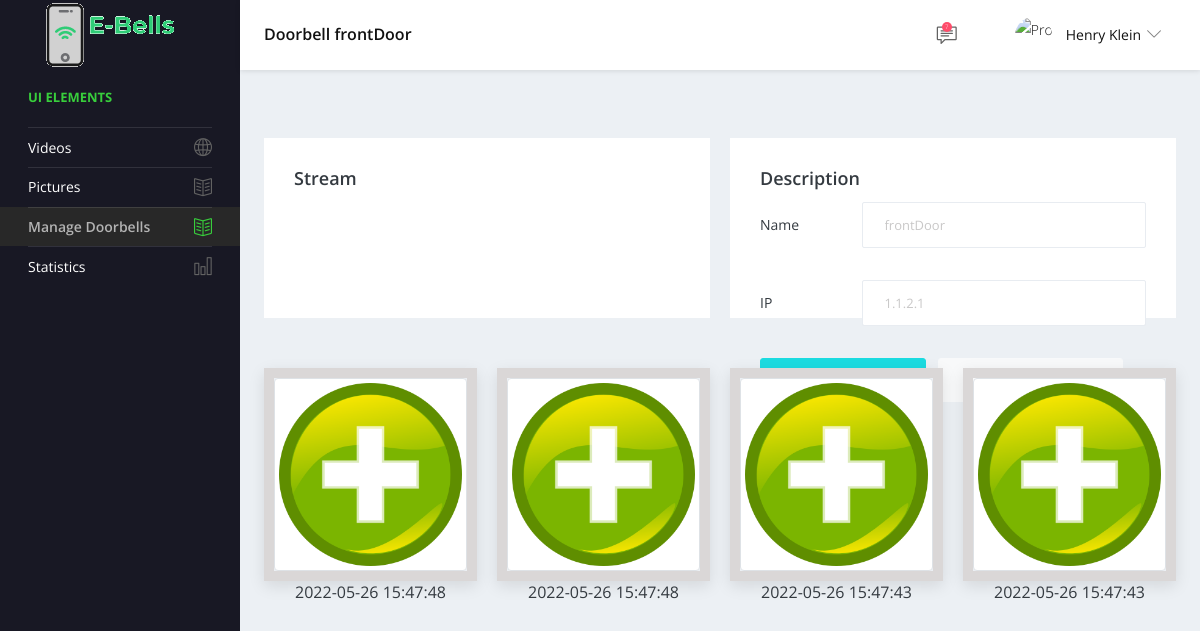
The app's page /doorbell/3 (signed in) with its own data.
### tables this page shows
CREATE TABLE DOORBELL
            (ID     INTAGER     PRIMARY KEY,
            IP    TEXT        NOT NULL,
            NAME    TEXT    NOT NULL,
            USER_ID    INTAGER    NOT NULL,
            FOREIGN KEY(USER_ID) REFERENCES USER(ID)
            );

CREATE TABLE PICTURE
            (ID     INTAGER     PRIMARY KEY,
            DATA    TEXT        NOT NULL,        
            DOORBELL_ID    INTAGER    NOT NULL,
            DATE    TEXT    NOT NULL,
            FOREIGN KEY(DOORBELL_ID) REFERENCES DOORBELL(ID)
            );

### WebServer.py (the view)
@app.route('/doorbell/<id>')
def doorbell(id):
    if "user" in session:
        conn = sqlite3.connect('static/proj.db')
        c = conn.cursor()
        c.execute("SELECT PICTURE.DATA, PICTURE.DATE, DOORBELL.NAME, DOORBELL.IP FROM PICTURE JOIN DOORBELL ON DOORBELL.ID = PICTURE.DOORBELL_ID  WHERE DOORBELL.ID LIKE ? ORDER BY DATE desc", (id,))
        pics = c.fetchall()
        data = []
        dates = []
        for img in pics:
            data.append(img[0])
            dates.append(img[1].split(".")[0]) #split to remove miliseconds
        c.close()
        conn.close()
        return render_template('doorbell.html', imgs = data, dates = dates, name = pics[0][2], ip = pics[0][3])
    return redirect(url_for("login"))

### templates/doorbell.html (shortened to what this page needs)
<!DOCTYPE html>
<html lang="en">
<head>
<link rel="stylesheet" href="https://maxcdn.bootstrapcdn.com/bootstrap/4.0.0/css/bootstrap.min.css">
    <link rel="stylesheet" href="../static/vendors/simple-line-icons/css/simple-line-icons.css">
    <link rel="stylesheet" href="../static/vendors/flag-icon-css/css/flag-icon.min.css">
    <link rel="stylesheet" href="../static/vendors/css/vendor.bundle.base.css">
    <link rel="stylesheet" href="../static/css/custom.css">
    <link rel="stylesheet" href="../static/css/style.css" />
  </head>
  <body>
    <div class="container-scroller">
      <nav class="navbar default-layout-navbar col-lg-12 col-12 p-0 fixed-top d-flex flex-row">
        <div class="navbar-brand-wrapper d-flex align-items-center">
            <a class="brand-logo" href= "{{ url_for('dashboard') }}">
              <img src="../static/logo.png" alt="logo" class="logo-dark"/>
          </a>
        </div>
        <div class="navbar-menu-wrapper d-flex align-items-center flex-grow-1">
          <h5 class="mb-0 font-weight-medium d-none d-lg-flex">Doorbell {{ name }}</h5>
          <ul class="navbar-nav navbar-nav-right ml-auto">
            <li class="nav-item dropdown">
              <a class="nav-link count-indicator message-dropdown" id="messageDropdown" href="#" data-toggle="dropdown" aria-expanded="false">
                <i class="icon-speech"></i>
                <span class="count">7</span>
              </a>
            </li>
            <li class="nav-item dropdown d-none d-xl-inline-flex user-dropdown">
              <a class="nav-link dropdown-toggle" id="UserDropdown" href="#" data-toggle="dropdown" aria-expanded="false">
                <img class="img-xs rounded-circle ml-2" src="../static/images/faces/face8.jpg" alt="Profile image"> <span class="font-weight-normal"> Henry Klein </span></a>
            </li>
          </ul>
        </div>
      </nav>
      <div class="container-fluid page-body-wrapper">
        <nav class="sidebar sidebar-offcanvas" id="sidebar">
          <ul class="nav">
            <li class="nav-item nav-category"><span class="nav-link">UI Elements</span></li>
            <li class="nav-item">
              <a class="nav-link" href="{{ url_for('video') }}">
                <span class="menu-title">Videos</span>
                <i class="icon-globe menu-icon"></i>
              </a>
          </li>
            <li class="nav-item">
              <a class="nav-link" href="{{ url_for('image') }}">
                <span class="menu-title">Pictures</span>
                <i class="icon-book-open menu-icon"></i>
              </a>
            </li>
            <li class="nav-item active">
              <a class="nav-link" data-toggle="collapse" href="#ui-basic" aria-expanded="false" aria-controls="ui-basic">
                <span class="menu-title">Manage Doorbells</span>
                <i class="icon-book-open menu-icon"></i>
              </a>
          </li>
            <li class="nav-item">
              <a class="nav-link" href="../static/pages/charts/chartist.html">
                <span class="menu-title">Statistics</span>
                <i class="icon-chart menu-icon"></i>
              </a>
            </li>
          </ul>
        </nav>
</head>
<body>
<div class="main-panel">
  <div class="content-wrapper">
      <div class="row">
        <div class="col-md-6 grid-margin stretch-card">
          <div class="card">
            <div class="card-body">
              <h4 class="card-title">Stream</h4>
            </div>
          </div>
        </div>
        <div class="col-md-6 grid-margin stretch-card">
          <div class="card">
            <div class="card-body">
              <h4 class="card-title">Description</h4>
              <form class="forms-sample">
                <div class="form-group row">
                  <label for="exampleInputUsername2" class="col-sm-3 col-form-label">Name</label>
                  <div class="col-sm-9">
                    <input type="text" class="form-control" id="exampleInputUsername2" placeholder='{{ name }}'>
                  </div>
                </div>
                <div class="form-group row">
                  <label for="exampleInputEmail2" class="col-sm-3 col-form-label">IP</label>
                  <div class="col-sm-9">
                    <input class="form-control" id="exampleInputEmail2" placeholder="{{ ip }}">
                  </div>
                </div>
                <button type="submit" class="btn btn-primary mr-2">Take Picture</button>
                <button class="btn btn-light">Save Recording</button>
                <button class="btn btn-light">Save Settings</button>
              </form>
            </div>
          </div>
        </div>
      </div>
<div class="row">
{% for img in imgs %}
  <div class="col-sm-6 col-md-4 col-lg-3 image-container">
  <figure>
  <div class="pic image"><img src='{{ img }}' class="img-thumbnail grayscale"></div>
    <figcaption>
      {{ dates[loop.index0]}}
    </figcaption>
  </figure>
</div>
{% endfor %}
</div>
</div>
</div>
</body>
</html>

### static/css/custom.css (style rules this page uses)
.image-container { display: flex; flex-wrap: wrap; gap:15px; justify-content: center; padding: 10px; }
.image-container .image { border:10px solid rgb(218, 215, 215); box-shadow: 0 5px 15px rgba(0,0,0,.1); overflow: hidden; cursor: pointer; }
.card { width: 300px; height: 180px; }

### templates/doorbell.html (style rules this page uses)
figure { margin: 15px 0; }
figcaption { text-align: center; }
.grayscale { filter: grayscale(0); }

### records on screen
DOORBELL: NAME "frontDoor", IP "1.1.2.1"
PICTURE: DATA (picture), DATE "2022-05-26 15:47:48"
PICTURE: DATA (picture), DATE "2022-05-26 15:47:48"
PICTURE: DATA (picture), DATE "2022-05-26 15:47:43"
PICTURE: DATA (picture), DATE "2022-05-26 15:47:43"
